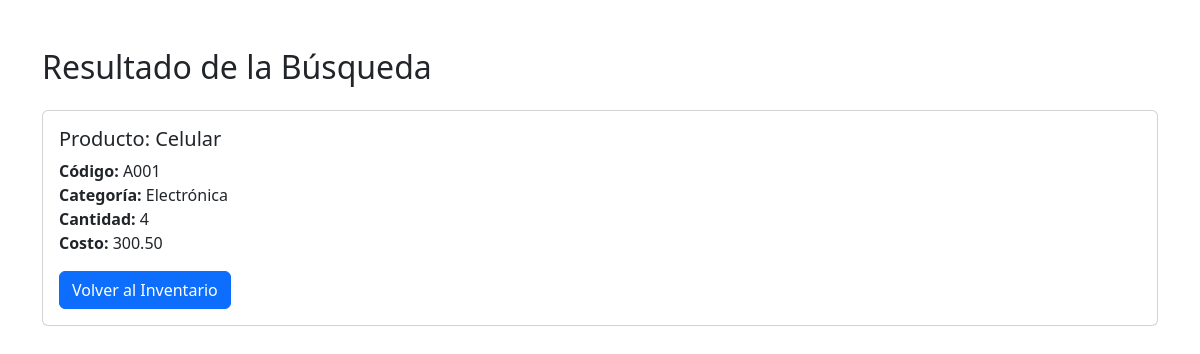
Page /buscar.php?codigo=A001 (signed in) on the committed database.
### tables this page shows
CREATE TABLE `productos` (
  `id` int(11) NOT NULL,
  `codigo` varchar(50) NOT NULL,
  `categoria` varchar(50) DEFAULT NULL,
  `articulo` varchar(100) DEFAULT NULL,
  `cantidad` int(11) DEFAULT NULL,
  `costo` decimal(10,2) DEFAULT NULL,
  `proveedor_id` int(11) DEFAULT NULL
);

### buscar.php (the view, shortened to what this page needs)
<?php
$servername = "localhost";
$username = "root";
$password = "";
$dbname = "inventario";
$conn = new mysqli($servername, $username, $password, $dbname);
if (isset($_GET['codigo'])) {
    $codigo = $_GET['codigo'];
    $sql = "SELECT * FROM productos WHERE codigo = ?";
    $stmt = $conn->prepare($sql);
    $stmt->bind_param("s", $codigo);
    $stmt->execute();
    $result = $stmt->get_result();
    if ($result->num_rows > 0) {
        $producto = $result->fetch_assoc();
    } else {
        $error = "Producto no encontrado.";
    }
}
?>
<!DOCTYPE html>
<html lang="es">
<head>
    <link href="https://cdn.jsdelivr.net/npm/bootstrap@5.3.0/dist/css/bootstrap.min.css" rel="stylesheet">
</head>
<body>
<div class="container mt-5">
    <h2 class="mb-4">Resultado de la Búsqueda</h2>
    <?php if (isset($producto)): ?>
        <div class="card">
            <div class="card-body">
                <h5 class="card-title">Producto: <?php echo htmlspecialchars($producto['articulo']); ?></h5>
                <p class="card-text">
                    <strong>Código:</strong> <?php echo htmlspecialchars($producto['codigo']); ?><br>
                    <strong>Categoría:</strong> <?php echo htmlspecialchars($producto['categoria']); ?><br>
                    <strong>Cantidad:</strong> <?php echo htmlspecialchars($producto['cantidad']); ?><br>
                    <strong>Costo:</strong> <?php echo htmlspecialchars($producto['costo']); ?><br>
                </p>
                <a href="inventario.php" class="btn btn-primary">Volver al Inventario</a>
            </div>
        </div>
    <?php endif; ?>
</div>
</body>
</html>

### rows in the picture
productos: articulo "Celular", codigo "A001", categoria "Electrónica", cantidad "4", costo "300.50"
